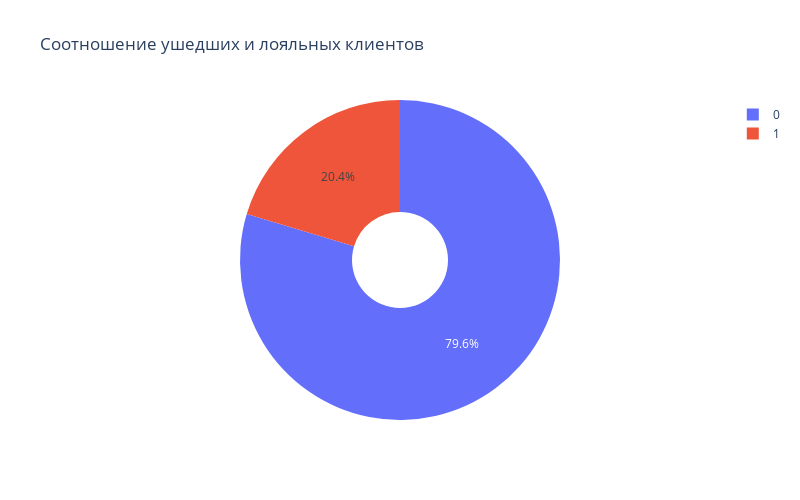

The code cell stored with this chart in its notebook:
### Markdown cell above
## 9.1.
Каково соотношение ушедших и лояльных клиентов? Покажите это на графике и дайте комментарий по соотношению.

### Code cell
fig = px.pie(
    data_frame=churn_data,
    names='Exited',
    height=500,
    width=800,
    title='Соотношение ушедших и лояльных клиентов',
    hole=0.3
    )
fig.show()

### Figure 1 — Plotly figure (JSON) as saved in the notebook; plotly's stock layout.template omitted (floating-point values rounded to 4 significant figures; data arrays with more than 128 entries replaced by an {"elided": "..."} marker saying what was removed)
{"data": [{"domain": {"x": [0, 1], "y": [0, 1]}, "hole": 0.3, "hovertemplate": "Exited=%{label}<extra></extra>", "labels": {"elided": "10000 int values"}, "legendgroup": "", "name": "", "showlegend": true, "type": "pie"}], "layout": {"height": 500, "legend": {"tracegroupgap": 0}, "title": {"text": "Соотношение ушедших и лояльных клиентов"}, "width": 800}}
